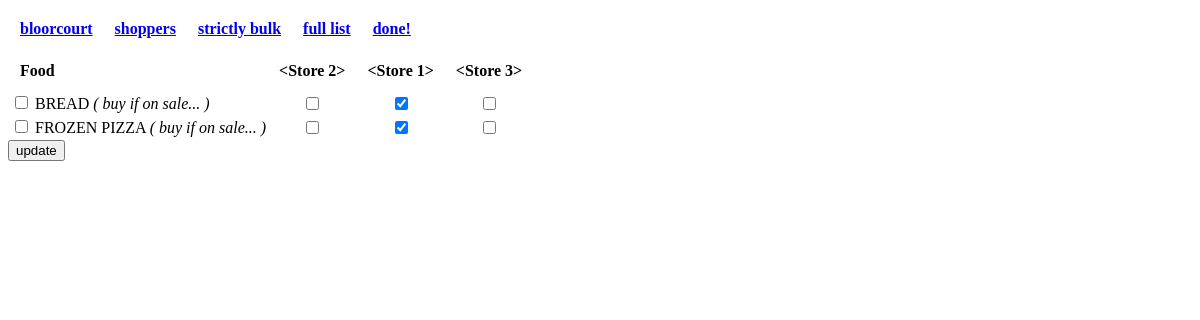
The page /list/ on the database as committed earlier.
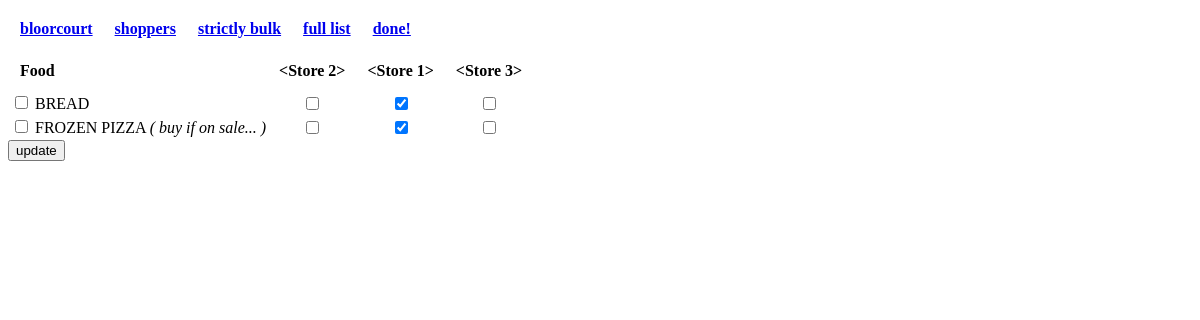
The same page on the database as committed later.
### app.py (models this page shows, shortened)
class Food(db.Model):
    id = db.Column(db.Integer, primary_key=True)
    name = db.Column(db.String(80), unique=True)
    essential = db.Column(db.Boolean)
    status = db.Column(db.Integer)
    locations = db.relationship('Store', secondary=location_table,
        backref=db.backref('foods', lazy='dynamic'))

### app.py (the view, shortened to what this page needs)
@app.route('/list/', methods=['GET', 'POST'])
@app.route('/list/<int:store_id>', methods=['GET', 'POST'])
def list(store_id=None):
    if store_id:
        food = Food.query\
        .filter(Food.locations.any(id=store_id))\
        .filter(Food.status != 1)\
        .order_by(Food.name)
    else:
        food = Food.query.filter(Food.status != 1).order_by(Food.name)
    locations = Store.query.order_by("name").all()
    locations = Store.query.order_by("name").all()
    return render_template('list.html', food=food, locations=locations)

### templates/list.html
{% extends "layout.html" %}
{% block content %}
  <table>
  {% for store in locations %}
  <th><a href="{{url_for('list', store_id = store.id)}}">{{store.name}}</a></th>
  {% endfor %}
  <th><a href="{{url_for('list')}}">full list</a></th>
  <th><a href="{{url_for('index')}}">done!</a></th>
</table>
  <form action="" method="post">
    <table>
      <tr>
        <th>Food</th>
        {% for store in locations %}
          <th value={{store}}>{{store}}</th>
        {% endfor %}
      </tr>
      {% for f in food %}
        <tr>
          <td> <input type="checkbox" class="strikethrough" name="{{f.name + '_bought'}}" value=1>
           <span>{{f.name|upper}} <em>{% if f.status == 2 %}( buy if on sale... ) {% endif %}</em></span></td>
          {% for store in locations %}
            <td>
              <input type='checkbox' name="{{f.name + '_' + store.name}}" value=1
              {% if store in f.locations %} checked {% endif %} >
            </td>
          {% endfor %}
        </tr>
      {% endfor %}
    </table>
    <input type="submit" value='update'>
  </form>
{% endblock %}

Rows that differ between the two databases and show on the page:
changed Food "BREAD": no longer shows "( buy if on sale... )"
